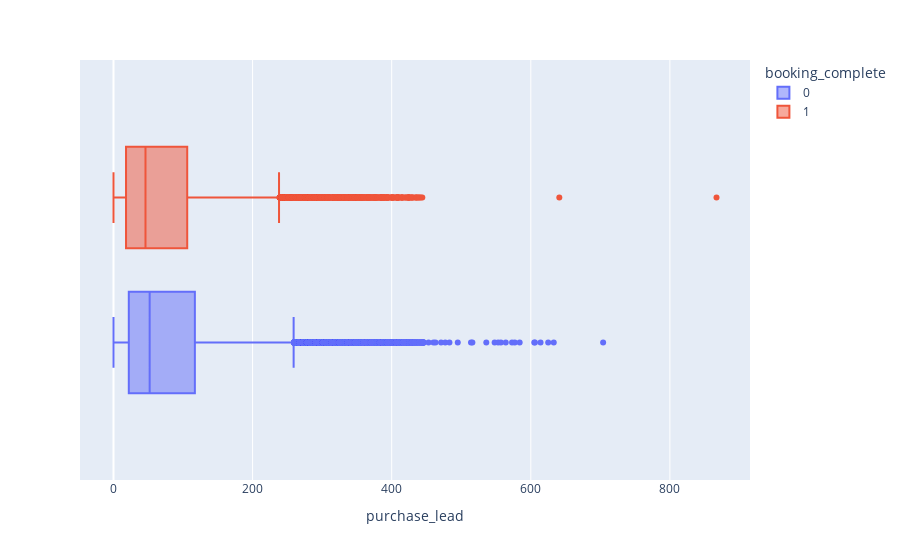

The notebook cell this image was saved under:
### Markdown cell above
# EDA

### Code cell
#box plot
px.box(df,df.purchase_lead,color='booking_complete')

### Figure 1 — Plotly figure (JSON) as saved in the notebook; plotly's stock layout.template omitted (floating-point values rounded to 4 significant figures; data arrays with more than 128 entries replaced by an {"elided": "..."} marker saying what was removed)
{"data": [{"alignmentgroup": "True", "hovertemplate": "booking_complete=0<br>purchase_lead=%{x}<extra></extra>", "legendgroup": "0", "marker": {"color": "#636efa"}, "name": "0", "notched": false, "offsetgroup": "0", "orientation": "h", "showlegend": true, "type": "box", "x": {"elided": "42522 int values"}, "x0": " ", "xaxis": "x", "y0": " ", "yaxis": "y"}, {"alignmentgroup": "True", "hovertemplate": "booking_complete=1<br>purchase_lead=%{x}<extra></extra>", "legendgroup": "1", "marker": {"color": "#EF553B"}, "name": "1", "notched": false, "offsetgroup": "1", "orientation": "h", "showlegend": true, "type": "box", "x": {"elided": "7478 int values"}, "x0": " ", "xaxis": "x", "y0": " ", "yaxis": "y"}], "layout": {"autosize": true, "boxmode": "group", "legend": {"title": {"text": "booking_complete"}, "tracegroupgap": 0}, "margin": {"t": 60}, "xaxis": {"anchor": "y", "autorange": true, "domain": [0, 1], "range": [-48.17, 915.2], "title": {"text": "purchase_lead"}, "type": "linear"}, "yaxis": {"anchor": "x", "autorange": true, "domain": [0, 1], "range": [-0.514, 0.514], "type": "category"}}}
